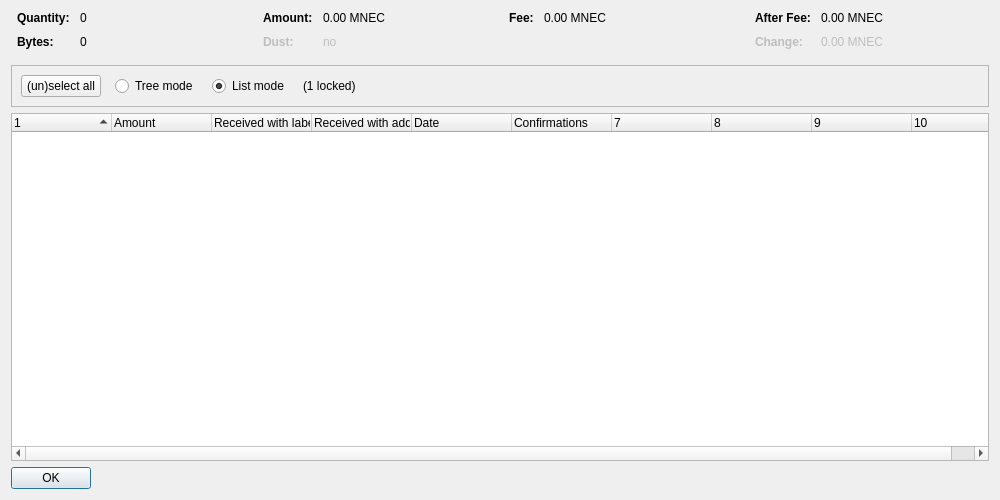
<?xml version="1.0" encoding="UTF-8"?>
<ui version="4.0">
 <class>CoinControlDialog</class>
 <widget class="QDialog" name="CoinControlDialog">
  <property name="geometry">
   <rect>
    <x>0</x>
    <y>0</y>
    <width>1000</width>
    <height>500</height>
   </rect>
  </property>
  <property name="windowTitle">
   <string>Coin Selection</string>
  </property>
  <layout class="QVBoxLayout" name="verticalLayout">
   <item>
    <layout class="QHBoxLayout" name="horizontalLayoutTop" stretch="0,0,0,0">
     <property name="topMargin">
      <number>0</number>
     </property>
     <property name="bottomMargin">
      <number>10</number>
     </property>
     <item>
      <layout class="QFormLayout" name="formLayoutCoinControl1">
       <property name="horizontalSpacing">
        <number>10</number>
       </property>
       <property name="verticalSpacing">
        <number>10</number>
       </property>
       <property name="leftMargin">
        <number>6</number>
       </property>
       <property name="rightMargin">
        <number>6</number>
       </property>
       <item row="0" column="0">
        <widget class="QLabel" name="labelCoinControlQuantityText">
         <property name="font">
          <font>
           <weight>75</weight>
           <bold>true</bold>
          </font>
         </property>
         <property name="text">
          <string>Quantity:</string>
         </property>
        </widget>
       </item>
       <item row="0" column="1">
        <widget class="QLabel" name="labelCoinControlQuantity">
         <property name="cursor">
          <cursorShape>IBeamCursor</cursorShape>
         </property>
         <property name="contextMenuPolicy">
          <enum>Qt::ActionsContextMenu</enum>
         </property>
         <property name="text">
          <string notr="true">0</string>
         </property>
         <property name="textInteractionFlags">
          <set>Qt::LinksAccessibleByMouse|Qt::TextSelectableByKeyboard|Qt::TextSelectableByMouse</set>
         </property>
        </widget>
       </item>
       <item row="1" column="0">
        <widget class="QLabel" name="labelCoinControlBytesText">
         <property name="font">
          <font>
           <weight>75</weight>
           <bold>true</bold>
          </font>
         </property>
         <property name="text">
          <string>Bytes:</string>
         </property>
        </widget>
       </item>
       <item row="1" column="1">
        <widget class="QLabel" name="labelCoinControlBytes">
         <property name="cursor">
          <cursorShape>IBeamCursor</cursorShape>
         </property>
         <property name="contextMenuPolicy">
          <enum>Qt::ActionsContextMenu</enum>
         </property>
         <property name="text">
          <string notr="true">0</string>
         </property>
         <property name="textInteractionFlags">
          <set>Qt::LinksAccessibleByMouse|Qt::TextSelectableByKeyboard|Qt::TextSelectableByMouse</set>
         </property>
        </widget>
       </item>
      </layout>
     </item>
     <item>
      <layout class="QFormLayout" name="formLayoutCoinControl2">
       <property name="horizontalSpacing">
        <number>10</number>
       </property>
       <property name="verticalSpacing">
        <number>10</number>
       </property>
       <property name="leftMargin">
        <number>6</number>
       </property>
       <property name="rightMargin">
        <number>6</number>
       </property>
       <item row="0" column="0">
        <widget class="QLabel" name="labelCoinControlAmountText">
         <property name="font">
          <font>
           <weight>75</weight>
           <bold>true</bold>
          </font>
         </property>
         <property name="text">
          <string>Amount:</string>
         </property>
        </widget>
       </item>
       <item row="0" column="1">
        <widget class="QLabel" name="labelCoinControlAmount">
         <property name="cursor">
          <cursorShape>IBeamCursor</cursorShape>
         </property>
         <property name="contextMenuPolicy">
          <enum>Qt::ActionsContextMenu</enum>
         </property>
         <property name="text">
          <string notr="true">0.00 MNEC</string>
         </property>
         <property name="textInteractionFlags">
          <set>Qt::LinksAccessibleByMouse|Qt::TextSelectableByKeyboard|Qt::TextSelectableByMouse</set>
         </property>
        </widget>
       </item>
       <item row="1" column="0">
        <widget class="QLabel" name="labelCoinControlLowOutputText">
         <property name="enabled">
          <bool>false</bool>
         </property>
         <property name="font">
          <font>
           <weight>75</weight>
           <bold>true</bold>
          </font>
         </property>
         <property name="text">
          <string>Dust:</string>
         </property>
        </widget>
       </item>
       <item row="1" column="1">
        <widget class="QLabel" name="labelCoinControlLowOutput">
         <property name="enabled">
          <bool>false</bool>
         </property>
         <property name="cursor">
          <cursorShape>IBeamCursor</cursorShape>
         </property>
         <property name="contextMenuPolicy">
          <enum>Qt::ActionsContextMenu</enum>
         </property>
         <property name="text">
          <string notr="true">no</string>
         </property>
         <property name="textInteractionFlags">
          <set>Qt::LinksAccessibleByMouse|Qt::TextSelectableByKeyboard|Qt::TextSelectableByMouse</set>
         </property>
        </widget>
       </item>
      </layout>
     </item>
     <item>
      <layout class="QFormLayout" name="formLayoutCoinControl3">
       <property name="horizontalSpacing">
        <number>10</number>
       </property>
       <property name="verticalSpacing">
        <number>10</number>
       </property>
       <property name="leftMargin">
        <number>6</number>
       </property>
       <property name="rightMargin">
        <number>6</number>
       </property>
       <item row="0" column="0">
        <widget class="QLabel" name="labelCoinControlFeeText">
         <property name="font">
          <font>
           <weight>75</weight>
           <bold>true</bold>
          </font>
         </property>
         <property name="text">
          <string>Fee:</string>
         </property>
        </widget>
       </item>
       <item row="0" column="1">
        <widget class="QLabel" name="labelCoinControlFee">
         <property name="cursor">
          <cursorShape>IBeamCursor</cursorShape>
         </property>
         <property name="contextMenuPolicy">
          <enum>Qt::ActionsContextMenu</enum>
         </property>
         <property name="text">
          <string notr="true">0.00 MNEC</string>
         </property>
         <property name="textInteractionFlags">
          <set>Qt::LinksAccessibleByMouse|Qt::TextSelectableByKeyboard|Qt::TextSelectableByMouse</set>
         </property>
        </widget>
       </item>
      </layout>
     </item>
     <item>
      <layout class="QFormLayout" name="formLayoutCoinControl4">
       <property name="horizontalSpacing">
        <number>10</number>
       </property>
       <property name="verticalSpacing">
        <number>10</number>
       </property>
       <property name="leftMargin">
        <number>6</number>
       </property>
       <property name="rightMargin">
        <number>6</number>
       </property>
       <item row="0" column="0">
        <widget class="QLabel" name="labelCoinControlAfterFeeText">
         <property name="font">
          <font>
           <weight>75</weight>
           <bold>true</bold>
          </font>
         </property>
         <property name="text">
          <string>After Fee:</string>
         </property>
        </widget>
       </item>
       <item row="0" column="1">
        <widget class="QLabel" name="labelCoinControlAfterFee">
         <property name="cursor">
          <cursorShape>IBeamCursor</cursorShape>
         </property>
         <property name="contextMenuPolicy">
          <enum>Qt::ActionsContextMenu</enum>
         </property>
         <property name="text">
          <string notr="true">0.00 MNEC</string>
         </property>
         <property name="textInteractionFlags">
          <set>Qt::LinksAccessibleByMouse|Qt::TextSelectableByKeyboard|Qt::TextSelectableByMouse</set>
         </property>
        </widget>
       </item>
       <item row="1" column="0">
        <widget class="QLabel" name="labelCoinControlChangeText">
         <property name="enabled">
          <bool>false</bool>
         </property>
         <property name="font">
          <font>
           <weight>75</weight>
           <bold>true</bold>
          </font>
         </property>
         <property name="text">
          <string>Change:</string>
         </property>
        </widget>
       </item>
       <item row="1" column="1">
        <widget class="QLabel" name="labelCoinControlChange">
         <property name="enabled">
          <bool>false</bool>
         </property>
         <property name="cursor">
          <cursorShape>IBeamCursor</cursorShape>
         </property>
         <property name="contextMenuPolicy">
          <enum>Qt::ActionsContextMenu</enum>
         </property>
         <property name="text">
          <string notr="true">0.00 MNEC</string>
         </property>
         <property name="textInteractionFlags">
          <set>Qt::LinksAccessibleByMouse|Qt::TextSelectableByKeyboard|Qt::TextSelectableByMouse</set>
         </property>
        </widget>
       </item>
      </layout>
     </item>
    </layout>
   </item>
   <item>
    <widget class="QFrame" name="frame">
     <property name="minimumSize">
      <size>
       <width>0</width>
       <height>40</height>
      </size>
     </property>
     <property name="frameShape">
      <enum>QFrame::StyledPanel</enum>
     </property>
     <property name="frameShadow">
      <enum>QFrame::Sunken</enum>
     </property>
     <layout class="QHBoxLayout" name="horizontalLayout">
      <item>
       <layout class="QHBoxLayout" name="horizontalLayoutPanel" stretch="0,0,0,0,0">
        <property name="spacing">
         <number>14</number>
        </property>
        <item>
         <widget class="QPushButton" name="pushButtonSelectAll">
          <property name="sizePolicy">
           <sizepolicy hsizetype="Maximum" vsizetype="Fixed">
            <horstretch>0</horstretch>
            <verstretch>0</verstretch>
           </sizepolicy>
          </property>
          <property name="text">
           <string>(un)select all</string>
          </property>
          <property name="autoDefault">
           <bool>false</bool>
          </property>
         </widget>
        </item>
        <item>
         <widget class="QRadioButton" name="radioTreeMode">
          <property name="sizePolicy">
           <sizepolicy hsizetype="Maximum" vsizetype="Fixed">
            <horstretch>0</horstretch>
            <verstretch>0</verstretch>
           </sizepolicy>
          </property>
          <property name="text">
           <string>Tree mode</string>
          </property>
         </widget>
        </item>
        <item>
         <widget class="QRadioButton" name="radioListMode">
          <property name="sizePolicy">
           <sizepolicy hsizetype="Maximum" vsizetype="Fixed">
            <horstretch>0</horstretch>
            <verstretch>0</verstretch>
           </sizepolicy>
          </property>
          <property name="text">
           <string>List mode</string>
          </property>
          <property name="checked">
           <bool>true</bool>
          </property>
         </widget>
        </item>
        <item>
         <widget class="QLabel" name="labelLocked">
          <property name="text">
           <string notr="true">(1 locked)</string>
          </property>
         </widget>
        </item>
        <item>
         <spacer name="horizontalSpacer">
          <property name="orientation">
           <enum>Qt::Horizontal</enum>
          </property>
          <property name="sizeHint" stdset="0">
           <size>
            <width>40</width>
            <height>20</height>
           </size>
          </property>
         </spacer>
        </item>
       </layout>
      </item>
     </layout>
    </widget>
   </item>
   <item>
    <widget class="CoinControlTreeWidget" name="treeWidget">
     <property name="contextMenuPolicy">
      <enum>Qt::CustomContextMenu</enum>
     </property>
     <property name="sortingEnabled">
      <bool>false</bool>
     </property>
     <property name="columnCount">
      <number>10</number>
     </property>
     <attribute name="headerShowSortIndicator" stdset="0">
      <bool>true</bool>
     </attribute>
     <attribute name="headerStretchLastSection">
      <bool>false</bool>
     </attribute>
     <column>
      <property name="text">
       <string/>
      </property>
     </column>
     <column>
      <property name="text">
       <string>Amount</string>
      </property>
     </column>
     <column>
      <property name="text">
       <string>Received with label</string>
      </property>
     </column>
     <column>
      <property name="text">
       <string>Received with address</string>
      </property>
     </column>
     <column>
      <property name="text">
       <string>Date</string>
      </property>
     </column>
     <column>
      <property name="text">
       <string>Confirmations</string>
      </property>
      <property name="toolTip">
       <string>Confirmed</string>
      </property>
     </column>
     <column>
      <property name="text">
       <string/>
      </property>
     </column>
     <column>
      <property name="text">
       <string/>
      </property>
     </column>
     <column>
      <property name="text">
       <string/>
      </property>
     </column>
     <column>
      <property name="text">
       <string/>
      </property>
     </column>
    </widget>
   </item>
   <item>
    <widget class="QDialogButtonBox" name="buttonBox">
     <property name="sizePolicy">
      <sizepolicy hsizetype="Maximum" vsizetype="Fixed">
       <horstretch>0</horstretch>
       <verstretch>0</verstretch>
      </sizepolicy>
     </property>
     <property name="orientation">
      <enum>Qt::Horizontal</enum>
     </property>
     <property name="standardButtons">
      <set>QDialogButtonBox::Ok</set>
     </property>
    </widget>
   </item>
  </layout>
 </widget>
 <customwidgets>
  <customwidget>
   <class>CoinControlTreeWidget</class>
   <extends>QTreeWidget</extends>
   <header>qt/coincontroltreewidget.h</header>
  </customwidget>
 </customwidgets>
 <resources/>
 <connections/>
</ui>
